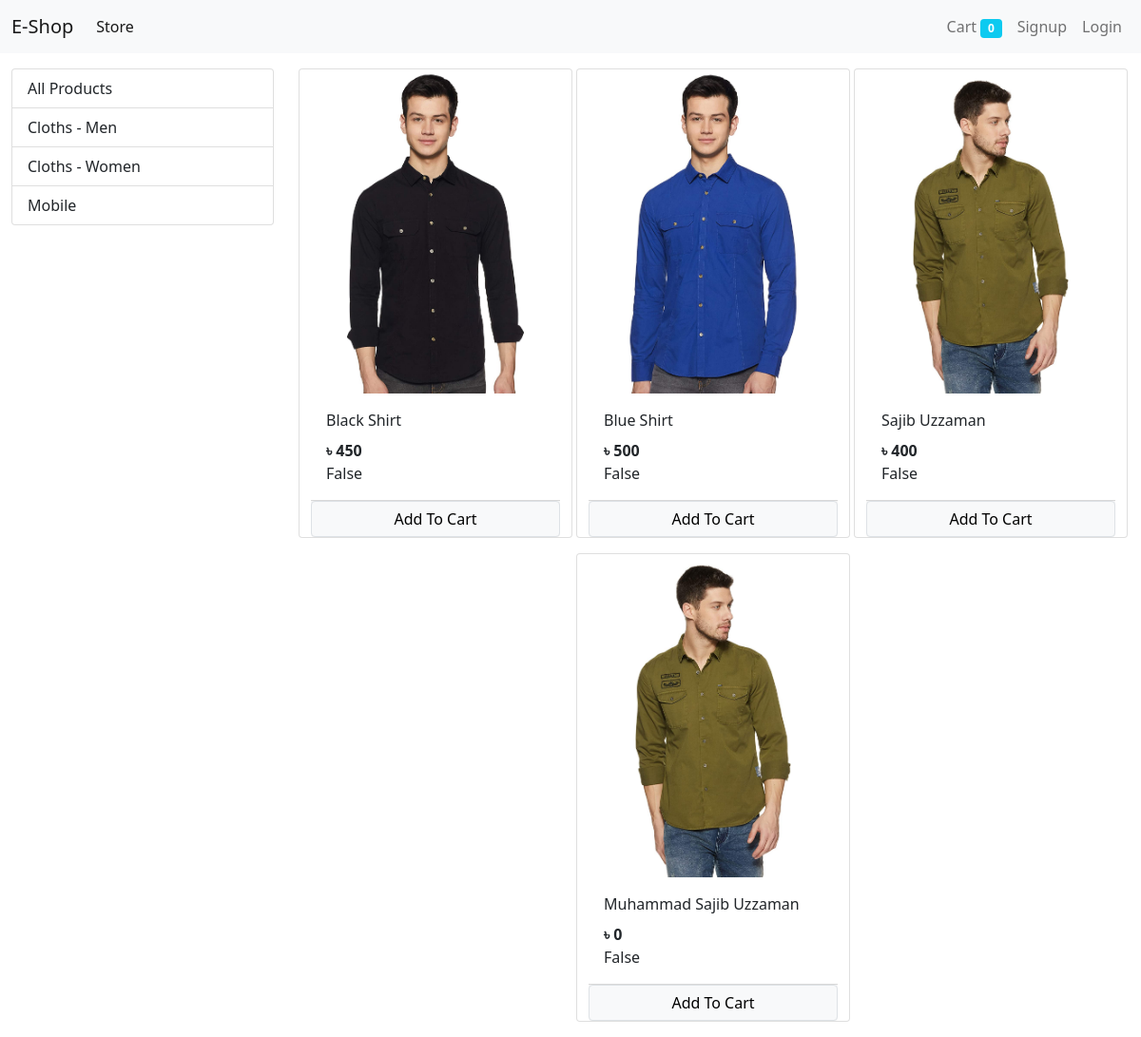
/?category=1, run on the app's committed database.
### store/models/category.py (models this page shows, shortened)
class Category(models.Model):
    name = models.CharField(max_length=20)
    @staticmethod
    def get_all_categories():
        return Category.objects.all()

### store/models/product.py (models this page shows, shortened)
class Product(models.Model):
    name = models.CharField(max_length=50)
    price = models.IntegerField(default=0)
    category = models.ForeignKey(Category, on_delete=models.CASCADE, default=1)
    description = models.CharField(max_length=200, default='', null=True, blank=True)
    image = models.ImageField(upload_to='uploads/products/')
    @staticmethod
    def get_all_products_by_categoryid(category_id):
        if category_id:
            return Product.objects.filter(category = category_id)
        else:
            return Product.objects.all()

### store/views/index.py (the view, shortened to what this page needs)
# urls.py: path('', index.Index.as_view(), name='index'),
class Index(View):
    def get(self, request):
        cart = request.session.get('cart')
        if not cart:
            request.session['cart'] = {}
        products = None
        categories = Category.get_all_categories()
        categoryID = request.GET.get('category')
        if categoryID:
            products = Product.get_all_products_by_categoryid(categoryID)
        else:
            products = Product.get_all_products()
        diction = {
            'products': products,
            'categories': categories,
        }
        return render(request, 'index.html', context=diction)

### store/templatetags/cart.py (called while the page is built)
@register.filter(name="is_in_cart")
def is_in_cart(product, cart):
    keys = cart.keys()
    for id in keys:
        if int(id) == product.id:
            return True
    return False

### store/templatetags/custom_filter.py (called while the page is built)
@register.filter(name="currency")
def currency(number):
    return '৳ '+str(number)

### store/templates/index.html (shortened to what this page needs)
{% extends 'base.html' %}
{% block content %}
{% load cart %}
{% load custom_filter %}
<div class='container-fluid mt-3'>
    <div class="row">
        <div class='col-lg-3 mx-auto'>
            <div class="list-group">
                <a href="{% url 'index' %}" class="list-group-item list-group-item-action">All Products</a>
                {% for category in categories %}
                <a href="/?category={{ category.id }}"
                    class="list-group-item list-group-item-action">{{ category.name }}</a>
                {% endfor %}
            </div>
        </div>
        <div id="products" class='col-lg-9 mx-auto'>
            <div class="row mx-auto">
                {% for product in products %}
                <div class="card mx-auto mb-3" id="{{product.id}}" style="width: 18rem;">
                    <img src="{{ product.image.url }}" class="card-img-top" alt="Card image cap">
                    <div class="card-body">
                        <p class="card-title">{{ product.name }}</p>
                        <p class="card-text"><b>{{ product.price|currency }}</b></p>
                        {{ product|is_in_cart:request.session.cart }}
                    </div>
                    <div class="card-footer p-0 no-gutters">
                        {% if product|is_in_cart:request.session.cart %}
                        <div class='row no-gutters me-0'>
                            <form action="/#{{product.id}}" method="POST" class="col-2">
                                {% csrf_token %}
                                <input hidden type="text" name="product" value="{{product.id}}">
                                <input hidden type="text" name="remove" value="True">
                                <input type="submit" value=" - " class="btn btn-block btn-secondary">
                            </form>
                            <div class="text-center col">{{ product|cart_quantity:request.session.cart }} in cart</div>
                            <form action="/#{{product.id}}" method="POST" class="col-2">
                                {% csrf_token %}
                                <input hidden type="text" name="product" value="{{product.id}}">
                                <input type="submit" value=" + " class="btn btn-block btn-secondary">
                            </form>
                        </div>
                        {% else %}
                        <form action="/#{{product.id}}" method="POST" class="">
                            <input type="submit" class="float-end btn btn-light border form-control" value="Add To Cart">
                        </form>
                        {% endif %}
                    </div>
                </div>
                {% endfor %}
            </div>
        </div>
    </div>
</div>
{% endblock content %}

### data on the page
Category: name "Cloths - Men"
Category: name "Cloths - Women"
Category: name "Mobile"
Product: {{ product.id }} 1 (drawn), image (picture), name "Black Shirt", price "৳ 450", session "False"
Product: image (picture), name "Blue Shirt", price "৳ 500", session "False"
Product: image (picture), name "Sajib Uzzaman", price "৳ 400", session "False"
Product: image (picture), name "Muhammad Sajib Uzzaman", price "৳ 0", session "False"

### other printed values
{{ request.session.cart.keys|length }} "0"
